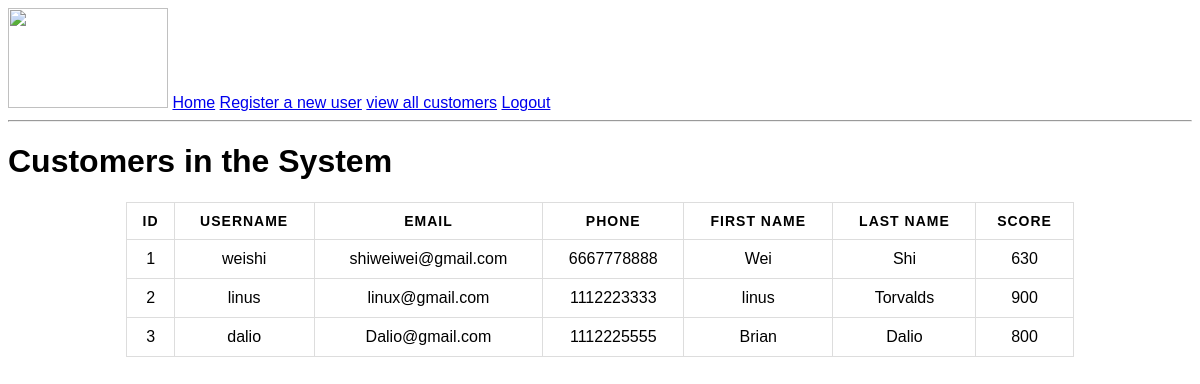
The page /view (signed in) on the database as committed earlier.
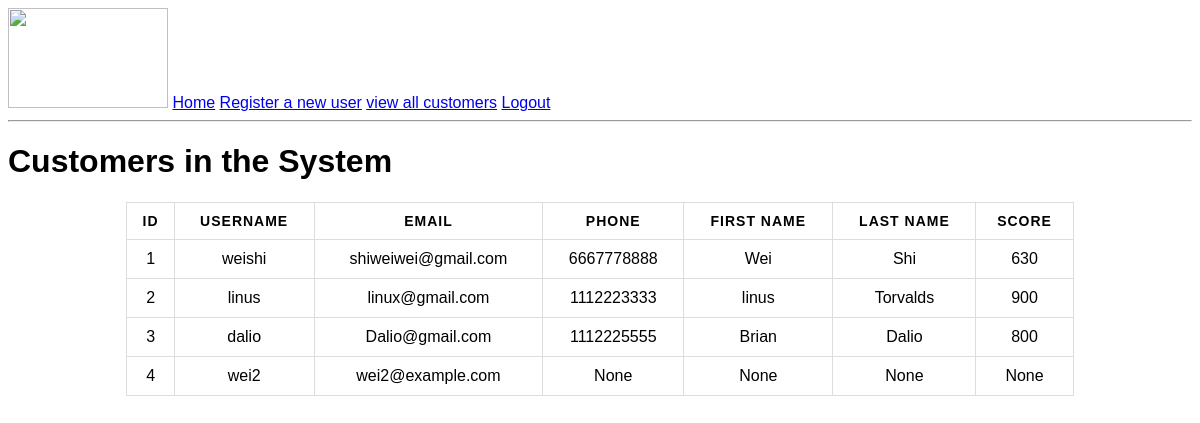
The same page on the database as committed later.
### app/models.py (models this page shows, shortened)
class User(db.Model):
    id = db.Column(db.Integer, primary_key=True)
    username = db.Column(db.String(64), index=True, unique=True)
    email = db.Column(db.String(64), index=True, unique=True)
    phone = db.Column(db.String(10), index=True, unique=True)
    password_hash = db.Column(db.String(128))
    fname = db.Column(db.String(64), index=True, unique=False)
    lname = db.Column(db.String(64), index=True, unique=False)
    gender = db.Column(db.Integer)
    address = db.Column(db.String(64))
    state = db.Column(db.String(2))
    city = db.Column(db.String(64))
    zip = db.Column(db.String(5))
    score = db.Column(db.Integer, index=True, unique=False)
    date_of_birth = db.Column(db.DateTime)
    token = db.Column(db.String(32), index=True, unique=True)
    token_expiration = db.Column(db.DateTime)

### app/routes.py (the view)
@app.route('/view',methods=['GET'])
@login_required
def view():
    customers = User.query.all()
    return render_template('view.html', title='view all customers', customers = customers)

### app/models.py (called while the page is built)
@login.user_loader
def load_user(id):
    return Admin.query.get(int(id))

### app/templates/view.html
{% extends "base.html" %}
{% block content %}
    <h1>Customers in the System</h1>
    <table border="1" >
      <thead>
        <tr>
          <th>ID</th>
          <th>Username</th>
          <th>Email</th>
          <th>Phone</th>
          <th>First Name</th>
          <th>Last Name</th>
          <th>score</th>
        </tr>
      </thead>
      <tbody>
        {% for customer in customers %}
        <tr>
          <td data-lable ="ID"> {{ customer.id}}</td>
          <td data-label = "Username"> {{ customer.username}}</td>
          <td data-label = "Email">{{customer.email }}</td>
          <td data-label = "Phone">{{ customer.phone }}</td>
          <td data-label = "First Name">{{ customer.fname}}</td>
          <td data-label = "Last Name">{{ customer.lname }}</td>
          <td data-label = "score">{{ customer.score }}</td>
       </tr>
     {% endfor %}
      </tbody>
    </table>
{% endblock %}

### app/templates/base.html (shortened to what this page needs)
<html>
    <head>
    </head>
    <body>
        <div>
            <img src="https://static1.st8fm.com/en_US/img/logos/state-farm-logo-red.svg" alt="" width="160" height="100">
            <a href="{{ url_for('index') }}">Home</a>
            {% if current_user.is_anonymous %}
            <a href="{{ url_for('login') }}">Login</a>
            {% elif current_user.usertype==1 %}
            <a href="{{ url_for('register') }}">Register a new user</a>
            <a href="{{ url_for('view') }}">view all customers</a>
            <a href="{{ url_for('logout') }}">Logout</a>
            {% else %}
            <a href="{{ url_for('search') }}">Search a customer</a>
            <a href="{{ url_for('logout') }}">Logout</a>
            {% endif %}
        </div>
        <hr>
        {% block content %}{% endblock %}
    </body>
</html>

### app/templates/base.html (style rules this page uses)
body { font-family: arial; background:#fff; }
table { border: 1px solid #ccc; width: 80%; margin:0; padding:0; border-collapse: collapse; border-spacing: 0; margin: 0 auto; }
table tr { border: 1px solid #ddd; padding: 5px; }
table th, table td { padding: 10px; text-align: center; }
table th { text-transform: uppercase; font-size: 14px; letter-spacing: 1px; }

Rows that differ between the two databases and show on the page:
added User: id "4", username "wei2", email "wei2@example.com", phone "None", fname "None", lname "None", score "None"
